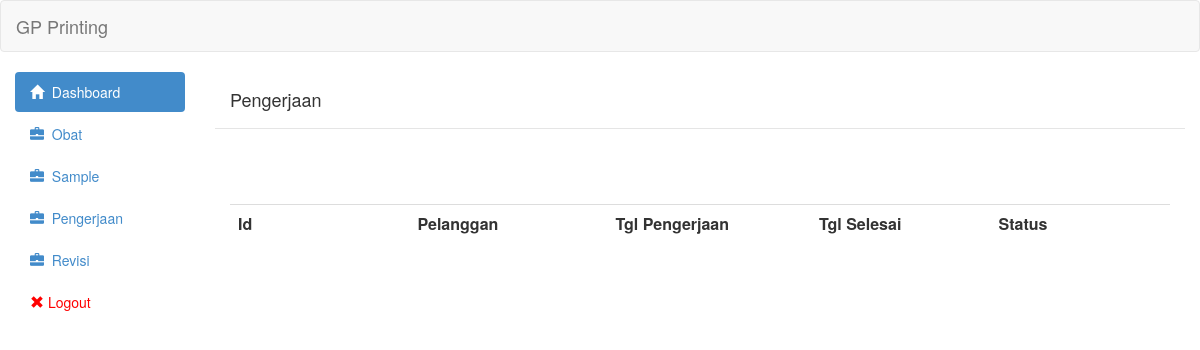
Before: /view/detailTransaksi.php (signed in) with the older database file.
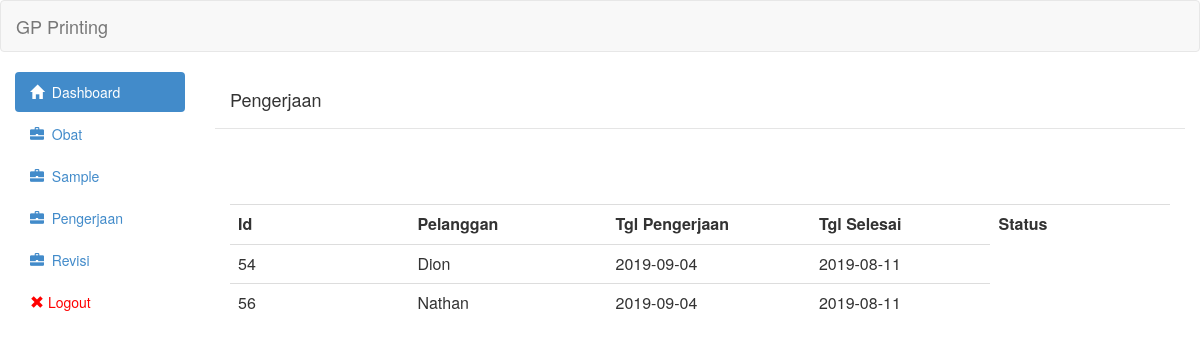
After: the same page with the newer database file.
### tables this page shows
CREATE TABLE `pengerjaan` (
  `id` int(11) NOT NULL,
  `id_sample` int(11) NOT NULL,
  `tipe` int(11) NOT NULL,
  `tgl_mulai` date NOT NULL,
  `qty_sendiri` int(11) NOT NULL,
  `tgl_selesai_sendiri` date DEFAULT NULL,
  `qty_makloon` int(11) NOT NULL,
  `tgl_selesai_makloon` date DEFAULT NULL,
  `status` int(11) NOT NULL,
  `qty_awal` int(11) NOT NULL,
  `keterangan` text NOT NULL,
  `qty_akhir_makloon` int(11) NOT NULL,
  `qty_akhir_sendiri` int(11) NOT NULL
);

CREATE TABLE `pelanggan` (
  `id` int(11) NOT NULL,
  `nama` varchar(255) NOT NULL,
  `alamat` text NOT NULL,
  `no_telepon` varchar(255) NOT NULL
);

### controller/detailTransaksi/detailTransaksi_show.php (the view, shortened to what this page needs)
<?php
	include('../controller/config/linken.php');
	include('../controller/config/asset.php');
	$queryGetTransaksi = "SELECT pengerjaan.id_sample,pengerjaan.id,pengerjaan.tgl_mulai,pengerjaan.tgl_selesai_sendiri,pelanggan.nama,pengerjaan.status FROM revisi join pengerjaan on revisi.id_pengerjaan = pengerjaan.id join sample on pengerjaan.id_sample = sample.id join pelanggan on sample.id_pelanggan = pelanggan.id ORDER BY pengerjaan.id ASC";
	$resultGetTransaksi = mysqli_query($link,$queryGetTransaksi) or die(mysqli_error($link));
	 echo "<table class='table table-hover'><tr>
                        <th class='col-md-1'>Id</th>
                        <th class='col-md-1'>Pelanggan</th>
                        <th class='col-md-1'>Tgl Pengerjaan</th>
						<th class='col-md-1'>Tgl Selesai</th>
                        <th class='col-md-1'>Status</th>
						</tr>";
	while($row = mysqli_fetch_assoc($resultGetTransaksi)){
	?>
                            <tr onclick='AjaxGetDetailTransaksi(<?php echo $row["id"];?>)'>
								<td><?php echo $row['id']?></td>
                                <td><?php echo $row['nama']?></td>
                                <td><?php echo $row['tgl_mulai']?></td>
                                <td><?php echo $row['tgl_selesai_sendiri']?></td>
                            </tr>
<?php
	}
	echo "</table>"
	?>

Changed rows visible on the page:
added pengerjaan: id "54", pelanggan.nama "Dion", tgl_mulai "2019-09-04", tgl_selesai_sendiri "2019-08-11"
added pengerjaan: id "56", pelanggan.nama "Nathan", tgl_mulai "2019-09-04", tgl_selesai_sendiri "2019-08-11"
